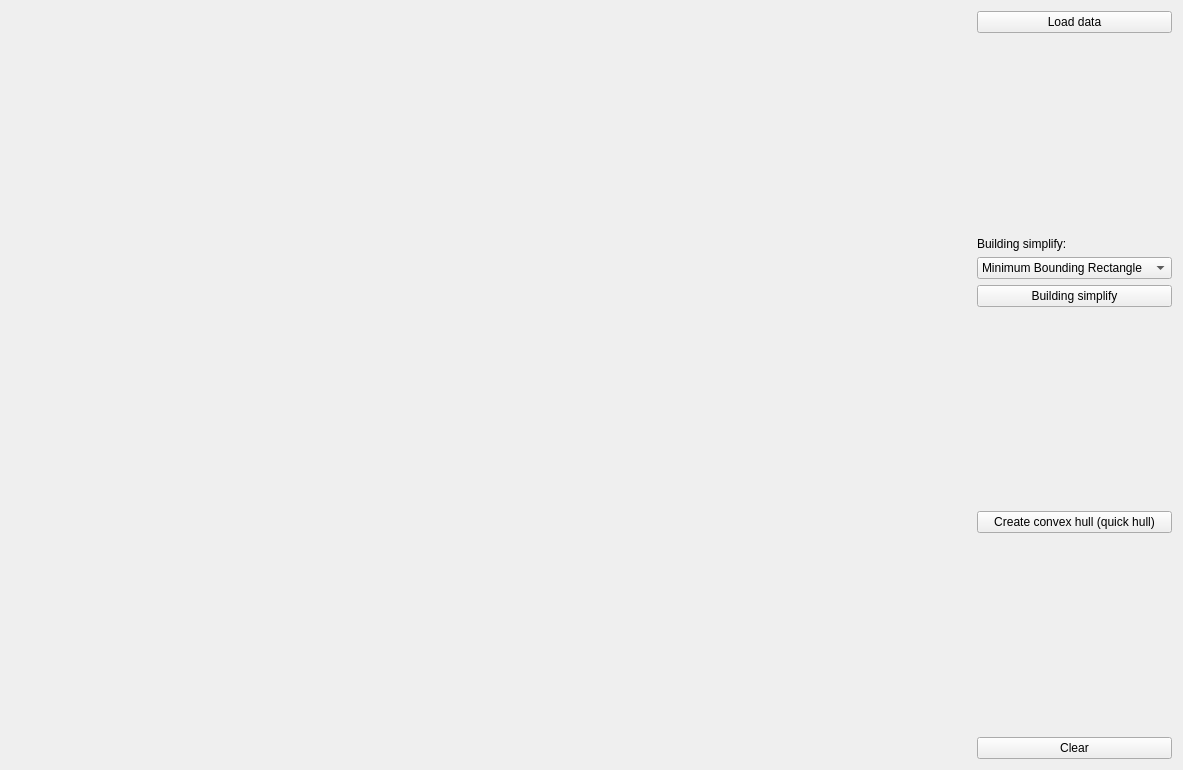
<?xml version="1.0" encoding="UTF-8"?>
<ui version="4.0">
 <class>Widget</class>
 <widget class="QWidget" name="Widget">
  <property name="geometry">
   <rect>
    <x>0</x>
    <y>0</y>
    <width>1183</width>
    <height>770</height>
   </rect>
  </property>
  <property name="sizePolicy">
   <sizepolicy hsizetype="Preferred" vsizetype="Preferred">
    <horstretch>1</horstretch>
    <verstretch>1</verstretch>
   </sizepolicy>
  </property>
  <property name="windowTitle">
   <string>Building simplify</string>
  </property>
  <layout class="QHBoxLayout" name="horizontalLayout">
   <item>
    <widget class="Draw" name="Canvas" native="true">
     <property name="sizePolicy">
      <sizepolicy hsizetype="Preferred" vsizetype="Preferred">
       <horstretch>1</horstretch>
       <verstretch>1</verstretch>
      </sizepolicy>
     </property>
    </widget>
   </item>
   <item>
    <layout class="QVBoxLayout" name="verticalLayout">
     <item>
      <widget class="QPushButton" name="pushButtonLoadData">
       <property name="text">
        <string>Load data</string>
       </property>
      </widget>
     </item>
     <item>
      <spacer name="verticalSpacer_2">
       <property name="orientation">
        <enum>Qt::Vertical</enum>
       </property>
       <property name="sizeHint" stdset="0">
        <size>
         <width>20</width>
         <height>40</height>
        </size>
       </property>
      </spacer>
     </item>
     <item>
      <widget class="QLabel" name="label">
       <property name="text">
        <string>Building simplify:</string>
       </property>
      </widget>
     </item>
     <item>
      <widget class="QComboBox" name="comboBox">
       <item>
        <property name="text">
         <string>Minimum Bounding Rectangle</string>
        </property>
       </item>
       <item>
        <property name="text">
         <string>Wall Average</string>
        </property>
       </item>
      </widget>
     </item>
     <item>
      <widget class="QPushButton" name="pushButtonSimplify">
       <property name="text">
        <string>Building simplify</string>
       </property>
      </widget>
     </item>
     <item>
      <spacer name="verticalSpacer_3">
       <property name="orientation">
        <enum>Qt::Vertical</enum>
       </property>
       <property name="sizeHint" stdset="0">
        <size>
         <width>20</width>
         <height>40</height>
        </size>
       </property>
      </spacer>
     </item>
     <item>
      <widget class="QPushButton" name="pushButtonConvexHull">
       <property name="text">
        <string>Create convex hull (quick hull)</string>
       </property>
      </widget>
     </item>
     <item>
      <spacer name="verticalSpacer">
       <property name="orientation">
        <enum>Qt::Vertical</enum>
       </property>
       <property name="sizeHint" stdset="0">
        <size>
         <width>20</width>
         <height>40</height>
        </size>
       </property>
      </spacer>
     </item>
     <item>
      <widget class="QPushButton" name="pushButtonClear">
       <property name="text">
        <string>Clear</string>
       </property>
      </widget>
     </item>
    </layout>
   </item>
  </layout>
 </widget>
 <customwidgets>
  <customwidget>
   <class>Draw</class>
   <extends>QWidget</extends>
   <header location="global">draw.h</header>
   <container>1</container>
  </customwidget>
 </customwidgets>
 <resources/>
 <connections/>
</ui>
